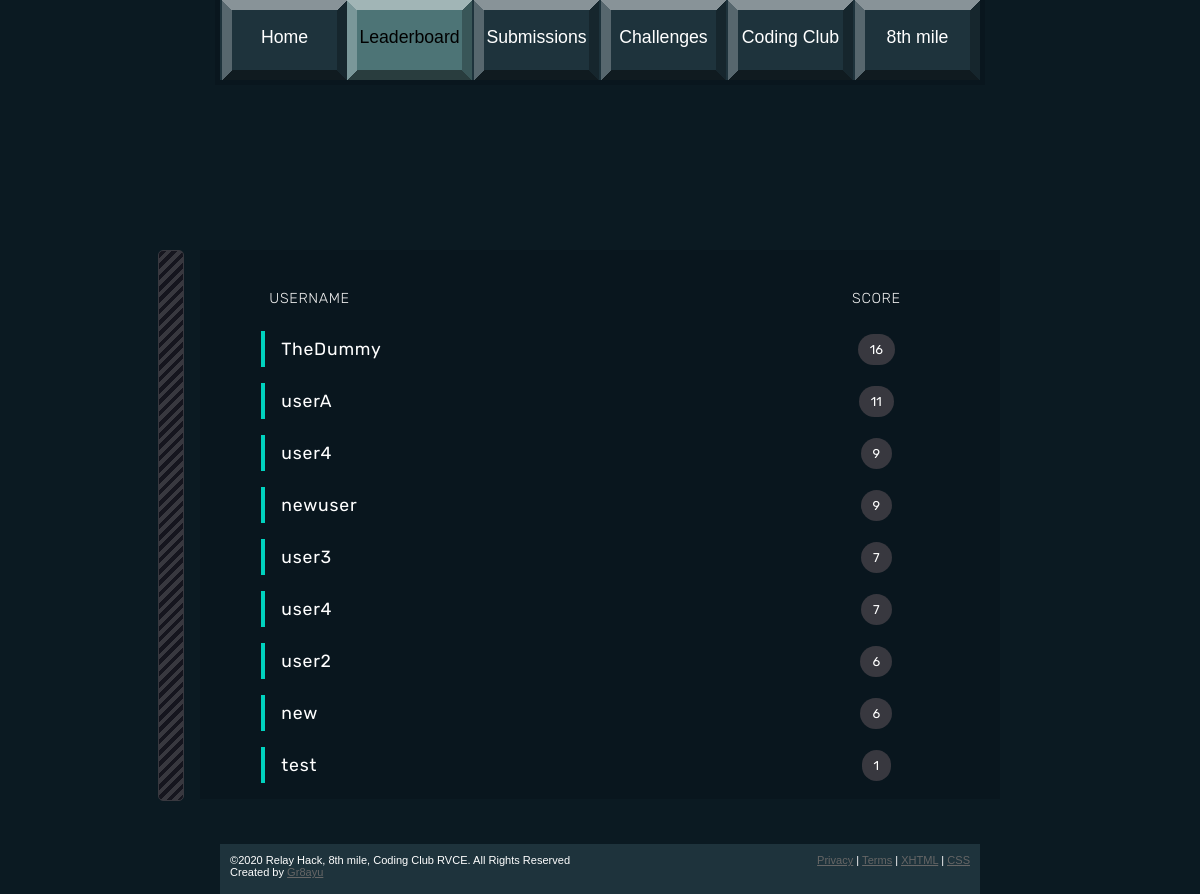
Before: /levels/leaderboard/ with the older database file.
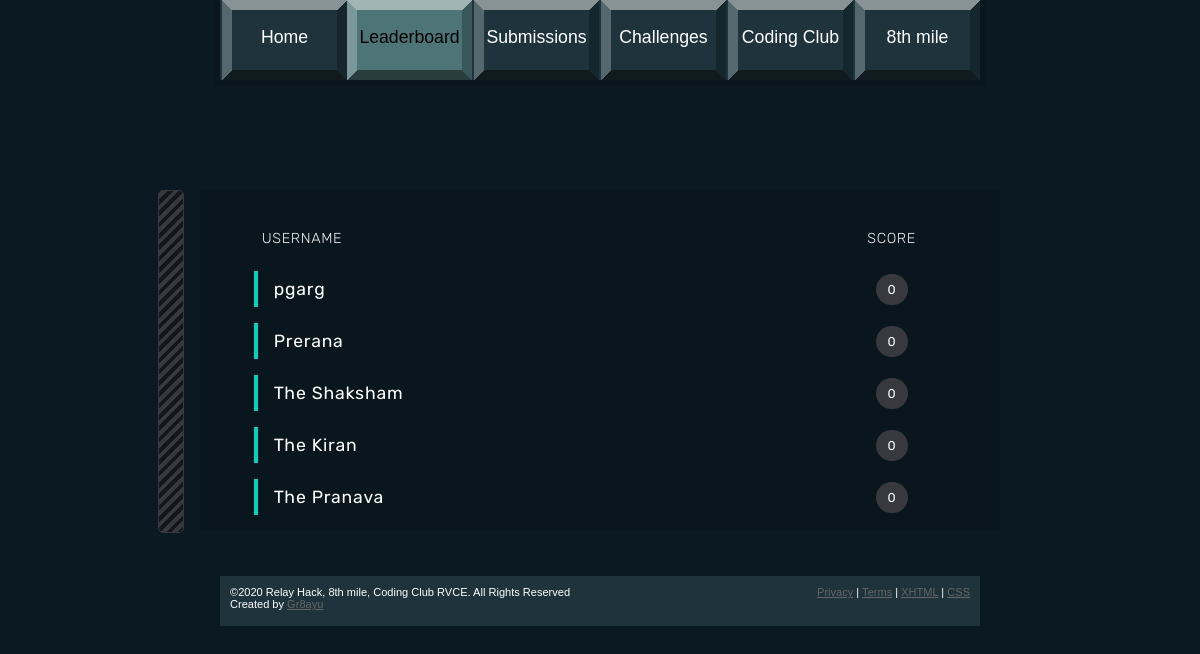
After: the same page with the newer database file.
### levels/models.py (models this page shows, shortened)
class User(models.Model):
	userID = models.AutoField(primary_key=True)
	username = models.CharField(max_length=50)
	userKey = models.CharField(max_length=50)
	score = models.IntegerField(default=0)

### levels/views.py (the view)
# urls.py: path('leaderboard/', views.leaderboard, name='leaderboard'),
def leaderboard(request):
	users = User.objects.all().order_by('-score')
	return render(request,'levels/leaderboard.html',{'users':users})

### levels/templates/levels/leaderboard.html (shortened to what this page needs)
<!DOCTYPE html PUBLIC "-//W3C//DTD XHTML 1.0 Strict//EN" "http://www.w3.org/TR/xhtml1/DTD/xhtml1-strict.dtd">
<html xmlns="http://www.w3.org/1999/xhtml">
<head>
{% load static %}
<link href="{% static "css/default.css" %}" rel="stylesheet" type="text/css" />
</head>
<body>
<div id="menu">
  <ul>
    <li ><a href="/">Home</a></li>
    <li class="active"><a href="{%url 'leaderboard'%}">Leaderboard</a></li>
    <li><a href="{%url 'submissions'%}">Submissions</a></li>
    <li><a href="{%url 'level1'%}">Challenges</a></li>
    <li><a href="https://www.instagram.com/codingclubrvce">Coding Club</a></li>
    <li><a href="http://8thmile.rvce.edu.in">8th mile</a></li>
  </ul>
</div>
<div id="page">
     <table>
      <tbody>
        <tr>
          <th>
          </th>
          <th>
            Username
          </th>
          <th>
            Score
          </th>
        </tr>
      </tbody>
      {% for user in users%}
        <br>
        <tr class="user">
          <td class="position">{{loop.index}}</td>
          <td class="user" style="border-left: 4px solid rgb(0, 210, 190);"> {{user.username}}</td>
          <td class="score"><span>{{user.score}}</span></td>
      </tr>
        </div>
    {%endfor%}
  <div style="clear: both;">&nbsp;</div>
<div id="footer">
  <p id="legal">&copy;2020 Relay Hack, 8th mile, Coding Club RVCE.  All Rights Reserved<br />
  Created by <a href="https://www.github.com/Gr8ayu">Gr8ayu</a>
  <p id="links"><a href="#">Privacy</a> | <a href="#">Terms</a> | <a target="_blank" href="http://validator.w3.org/check/referer"><abbr title="eXtensible HyperText Markup Language">XHTML</abbr></a> | <a target="_blank" href="http://jigsaw.w3.org/css-validator/check/referer"><abbr title="Cascading Style Sheets">CSS</abbr></a></p>
</div>
</body>
</html>

### levels/static/css/default.css (style rules this page uses)
body { margin: 0; padding: 0; background: #0B1A22 ; font-family: "Trebuchet MS", Arial, Helvetica, sans-serif; font-size: 13px; color: #FFFFFF; }
p, ol, ul { line-height: 170%; }
ul { margin-left: 0; padding-left: 0; list-style: none; }
ul li { padding-left: 15px; }
a { color: #666666; }
#menu { width: 760px; height: 80px; margin: 0 auto; padding: 0 5px 5px 5px; background: #09161E; }
#menu ul { margin: 0; padding: 0; list-style: none; line-height: normal; }
#menu li { display: inline; margin: 0; padding: 0; padding-left: 0; padding-right: 0; }
#menu a { display: block; float: left; width: 125px; height: 53px; padding: 27px 0 0 0; background: #1E333C url(images/img02.gif) no-repeat; border-left: 2px solid #1E333C; text-decoration: none; text-align: center; font-size: 136%; color: #FFFFFF; }
#menu .active a { background: #1E333C url(images/img03.gif) no-repeat; border: none; color: #000000; }
#page { width: 730px; margin: 0 auto; padding: 30px 0; }
#footer { width: 740px; margin: 0 auto; height: 30px; padding: 10px; background: #1E333C; }
#footer p { margin: 0; line-height: normal; font-size: 85%; }
#legal { float: left; }
#links { float: right; }

### levels/templates/levels/leaderboard.html (style rules this page uses)
#page { display: flex; flex-direction: column; align-items: center; }
table { background: #09161E; color: #fff; font-family: 'Rubik', sans-serif; margin: 0rem 1rem; position: relative; width: calc(90vw - 2rem); max-width: 800px; border-spacing: 0 1rem; }
table:before { position: absolute; content: ''; right: calc(100% + 1rem); top: 0; height: 100%; width: 1.5rem; border-radius: 5px; border: 1px solid #38383F; background: repeating-linear-gradient(-45deg, #15151E 0px, #15151E 4px, #38383F 4px, #38383F 8px); }
table tr>* { text-align: center; padding: 0.5rem; }
table tr>*:nth-child(2) { text-align: left; }
table th { font-weight: 300; letter-spacing: 0.04rem; font-size: 0.9rem; color: #eee; text-transform: uppercase; }
table td.position { font-weight: 500; }
table td.user { padding-left: 1rem; font-size: 1.1rem; letter-spacing: 0.05rem; }
table td.score span { background: #38383F; border-radius: 30px; padding: 0.5rem 0.75rem; font-size: 0.8rem; text-transform: uppercase; }

Changed rows visible on the page:
removed User: username "TheDummy", score "16"
removed User: username "userA", score "11"
removed User: username "user4", score "9"
removed User: username "newuser", score "9"
removed User: username "user3", score "7"
removed User: username "user4", score "7"
removed User: username "user2", score "6"
removed User: username "new", score "6"
removed User: username "test", score "1"
added User: username "pgarg", score "0"
added User: username "Prerana", score "0"
added User: username "The Shaksham", score "0"
added User: username "The Kiran", score "0"
added User: username "The Pranava", score "0"
